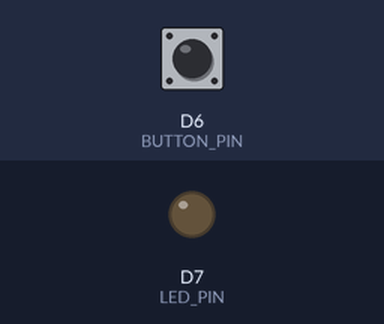
Recording of a sketch running on a simulated ESP8266 (NodeMCU). On the bench: output pins drawn as LEDs (lit = HIGH). Dashed ring = blinking. Inputs (shaded band) come from the test bench; at power-on: D6 (BUTTON_PIN) HIGH.

Above: at 1.2 s.
1.3 s: D6 (BUTTON_PIN) pulled LOW for 1 s
At 3.0 s:
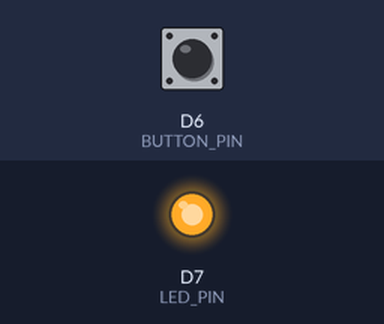
3.8 s: D6 (BUTTON_PIN) pulled LOW for 0.15 s
At 4.2 s:
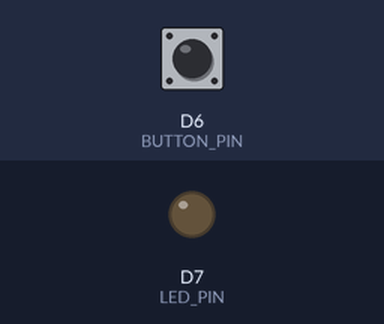
5.4 s: D6 (BUTTON_PIN) pulled LOW for 3.2 s
At 5.5 s:
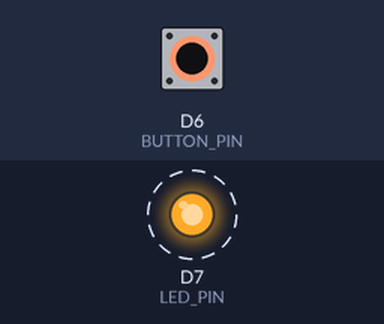
Timing chart, 0 to 9.9 s (numbered marks = the images above; inputs shaded):
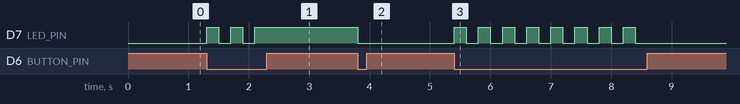

The sketch:

testingbutton.ino
```cpp
// Definisikan pin untuk lampu dan tombol
#define LED_PIN D7
#define BUTTON_PIN D6

// Inisialisasi status lampu
bool lampuNyala = false;

void setup() {
  Serial.begin(115200);

  // Set pin mode untuk lampu dan tombol
  pinMode(LED_PIN, OUTPUT);
  pinMode(BUTTON_PIN, INPUT_PULLUP);
}

void loop() {
  // Baca status tombol
  int buttonState = digitalRead(BUTTON_PIN);

  // Jika tombol ditekan (logika negatif karena pull-up resistor)
  if (buttonState == LOW) {
    // Ubah status lampu
    lampuNyala = !lampuNyala;

    // Nyalakan atau matikan lampu sesuai dengan status
    digitalWrite(LED_PIN, lampuNyala ? HIGH : LOW);

    // Tunggu sebentar sebelum membaca tombol lagi untuk menghindari bouncing
    delay(200);
  }
}
```

Measured:
- after the input at 1.3 s, D7 (LED_PIN): alternates HIGH for 0.20 s and LOW for 0.20 s, 5 changes in all, then stays HIGH, starting at once
- after the input at 3.8 s, D7 (LED_PIN): HIGH → LOW at once
- after the input at 5.4 s, D7 (LED_PIN): alternates HIGH for 0.20 s and LOW for 0.20 s, 16 changes in all, then stays LOW, starting at once
